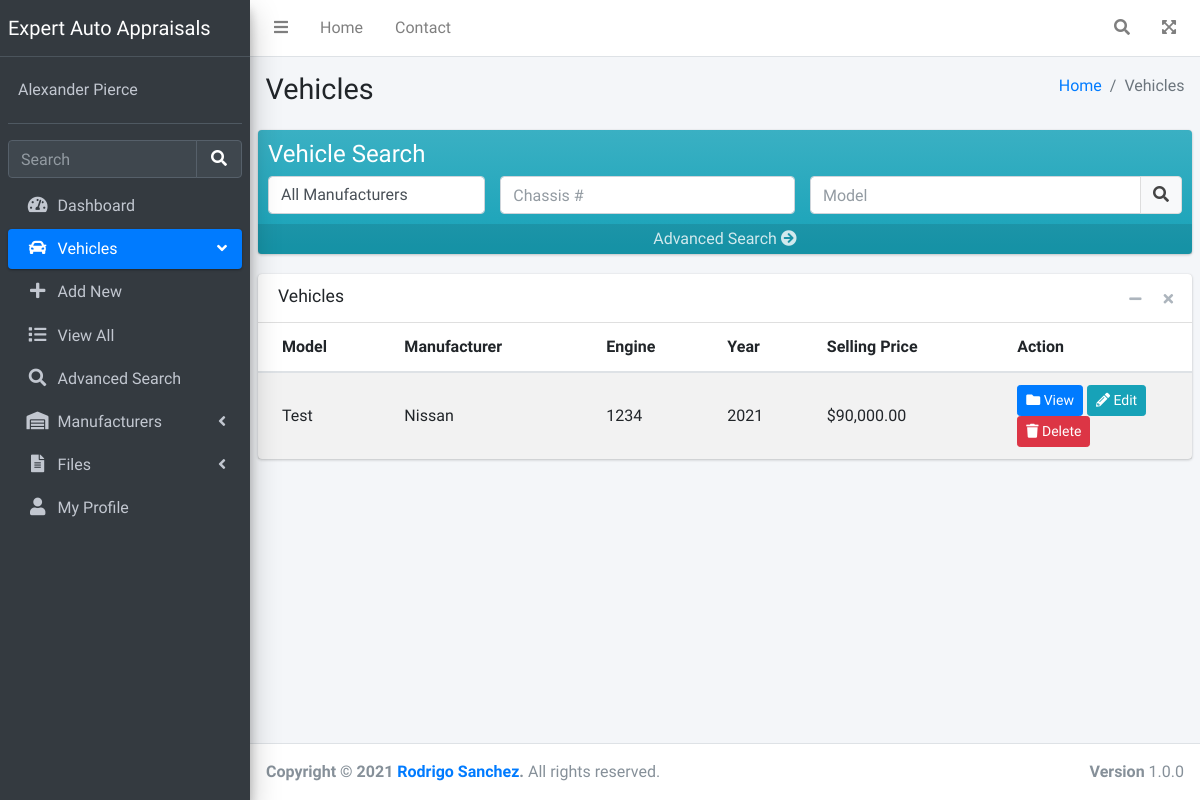
Page /vehicles on the committed database.
### appraisal/models.py (models this page shows, shortened)
class Vehicle(models.Model):
    model = models.CharField(max_length=255)
    year = models.PositiveSmallIntegerField(
        default=current_year(), validators=[MinValueValidator(1900), max_value_current_year], blank=True)
    selling_price = models.DecimalField(_("Selling Price Range"), max_digits= 10, decimal_places=2)
    manufacturer = models.ForeignKey('appraisal.Manufacturer', null= True, on_delete=models.SET_NULL, blank=True)
    engine = models.CharField(_("Engine"), max_length=255, blank=True)
    engine_no = models.CharField(_("Engine #"), max_length=255, blank=True)
    chassis_no = models.CharField(_("Chassis #"), max_length=255, blank=True)
    manufacture_year = models.PositiveSmallIntegerField(
        _("Year of Manufacture"),
        default=current_year(), validators=[MinValueValidator(1900), max_value_current_year], blank=True)
    engine_and_trans = models.CharField(_("Engine and Transmission"), max_length=255, blank=True)
    interior = models.CharField(_("Interior"), max_length=255, blank=True)
    exterior = models.CharField(_("Exterior"), max_length=255, blank=True)
    suspension = models.CharField(_("Suspension"), max_length=255, blank=True)
    safety = models.CharField(_("Safety"), max_length=255, blank=True)
    other_features = models.CharField(_("Other Features"), max_length=255, blank=True)
    pics = models.ManyToManyField("appraisal.Pic", verbose_name=_("Pictures"), blank=True)
    documents = models.ManyToManyField("appraisal.Document", verbose_name=_("Documents"), blank=True)

class Manufacturer(models.Model):
    name = models.CharField(max_length=255)
    country = CountryField()
    pic = models.ImageField(blank=True, null=True)
    def __str__(self):
            return f'{self.name}'

### appraisal/views.py (the view)
# urls.py: path('vehicles', views.filter_vehicles, name='vehicle_list'),
def filter_vehicles(request):
    object_list = Vehicle.objects.all()
    if request.method == 'GET':
        form = VehicleBasicFilterForm(request.GET)
        if form.is_valid():
            manufacturer = form.cleaned_data.get('manufacturer')
            chassis_no = form.cleaned_data.get('chassis_no')
            model = form.cleaned_data.get('model')
            if(manufacturer):
                object_list = object_list.filter(manufacturer__pk=manufacturer)
            if(chassis_no):
                object_list = object_list.filter(chassis_no__contains=chassis_no)
            if(model):
                object_list = object_list.filter(model__contains=model)
    else:
        form = VehicleBasicFilterForm()
    return render(request, 'vehicle/vehicles.html', {'form':form, 'object_list': object_list})

### appraisal/forms.py
class VehicleBasicFilterForm(forms.ModelForm):
    manufacturer =  ModelChoiceField(queryset=Manufacturer.objects.filter(vehicle__isnull=False), empty_label="All Manufacturers", required=False)
    model = forms.CharField( max_length=255, required=False)
    class Meta:
            fields = [
                'chassis_no',
                'model',
                'manufacturer',
            ]
            model = Vehicle
    def __init__(self, *args, **kwargs):
            super(VehicleBasicFilterForm, self).__init__(*args, **kwargs)
            self.fields['chassis_no'].widget.attrs.update({'class': 'form-control', 'type': 'search', 'placeholder': 'Chassis #'})
            self.fields['model'].widget.attrs.update({'class': 'form-control', 'type': 'search', 'placeholder': 'Model'})
            self.fields['manufacturer'].widget.attrs.update({'class': 'form-control', 'type': 'search'})

### appraisal/templates/vehicle/vehicles.html (shortened to what this page needs)
{% extends 'appraisal/base.html' %}
{% load static %}
{% load humanize %}
{% block 'content' %}
<div class="content-wrapper">
  <section class="content-header">
    <div class="container-fluid">
      <div class="row mb-2">
        <div class="col-sm-6">
          <h1>Vehicles</h1>
        </div>
        <div class="col-sm-6">
          <ol class="breadcrumb float-sm-right">
            <li class="breadcrumb-item"><a href="#">Home</a></li>
            <li class="breadcrumb-item active">Vehicles</li>
          </ol>
        </div>
      </div>
    </div>
  </section>
  <section class="content">
      <div class="row">
        <div class="col">
          <div class="small-box bg-gradient-info">
            <div class="inner">
              <h4>Vehicle Search </h4>
              <form action="{%url 'vehicle_list'%}">
                <div class="row">
                  <div class="col-3">
                    {{form.manufacturer}}
                  </div>
                  <div class="col-4">
                    {{form.chassis_no}}
                  </div>
                  <div class="col-5">
                    <div class="input-group">
                    {{form.model}}
                      <div class="input-group-append">
                        <button type="submit" class="btn btn btn-default">
                          <i class="fa fa-search"></i>
                        </button>
                      </div>
                    </div>
                  </div>
                </div>
              </form>
            </div>
            <a href="#" class="small-box-footer">Advanced Search <i class="fas fa-arrow-circle-right"></i></a>
          </div>
        </div>
      </div>
    <div class="card">
      <div class="card-header">
        <h3 class="card-title">Vehicles</h3>
        <div class="card-tools">
          <button type="button" class="btn btn-tool" data-card-widget="collapse" title="Collapse">
            <i class="fas fa-minus"></i>
          </button>
          <button type="button" class="btn btn-tool" data-card-widget="remove" title="Remove">
            <i class="fas fa-times"></i>
          </button>
        </div>
      </div>
      <div class="card-body p-0">
        <table class="table table-striped projects">
          <thead>
            <tr>
              <th>
                Model
              </th>
              <th>
                Manufacturer
              </th>
              <th>
                Engine
              </th>
              <th>
                 Year
              </th>
              <th style="">
                Selling Price
              </th>
              <th style="width: 20%">
                Action
              </th>
            </tr>
          </thead>
          <tbody>
            {% for object in object_list %}
            <tr>
              <td>
                <a>
                  {{object.model}}
                </a>
              </td>
              <td>
                {{object.manufacturer}}
              </td>
              <td>
                {{object.engine}}
              </td>
              <td>
                  {{object.year}}
              </td>
              <td >
                  ${{object.selling_price | intcomma}}
              </td>
              <td class="project-actions">
                <a class="btn btn-primary btn-sm" href="{%url 'vehicle_detail' object.pk%}">
                  <i class="fas fa-folder">
                  </i>
                  View
                </a>
                <a class="btn btn-info btn-sm" href="{%url 'vehicle_update' object.pk%}">
                  <i class="fas fa-pencil-alt">
                  </i>
                  Edit
                </a>
                <a class="btn btn-danger btn-sm" href="{%url 'vehicle_delete' object.pk%}">
                  <i class="fas fa-trash">
                  </i>
                  Delete
                </a>
              </td>
            </tr>
            {% endfor %}
          </tbody>
        </table>
      </div>
    </div>
  </section>
</div>
{% endblock %}

### rows in the picture
Vehicle: model "Test", manufacturer "Nissan", engine "1234", year "2021", selling_price "90,000.00"
